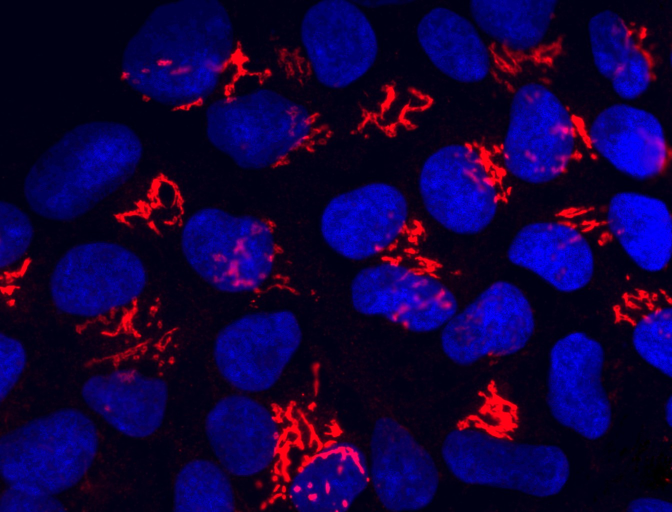
#> input picture cell.jpg, 1344 x 1024 px (shown at 1/2 size)
$ python main.py
#> lines starting #> are read from the running program, lines starting #| are printed output that depends on the picture
import cv2 as cv
import numpy as np


img = cv.imread("cell.jpg")
#> img is the input picture: shape (1024, 1344, 3); mean B, G, R 61.5, 0.5, 17.1


#zooms in the image
def zoom_in(image, zoom_factor=1.5):

#> called with zoom_factor = 1.5
    h, w = image.shape[:2]
#> h = 1024; w = 1344

    new_w = int(w / zoom_factor)
#> new_w = 896
    new_h = int(h / zoom_factor)
#> new_h = 682

    x1 = (w - new_w) // 2
#> x1 = 224
    y1 = (h - new_h) // 2
#> y1 = 171
    x2 = x1 + new_w
#> x2 = 1120
    y2 = y1 + new_h
#> y2 = 853

    cropped = image[y1:y2, x1:x2]
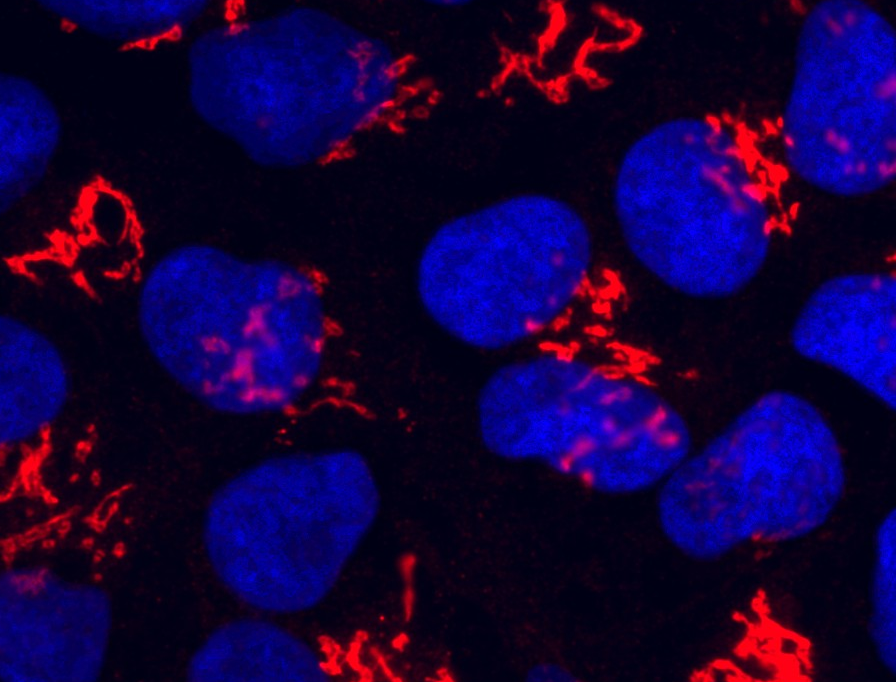
#> cropped: shape (682, 896, 3); mean B, G, R 60.1, 0.6, 20.5
    zoomed_image = cv.resize(cropped, (w, h), interpolation=cv.INTER_LINEAR)

    return zoomed_image


def zooming_out(img):
    pass


cv.imshow("Display window", zoom_in(img))


k = cv.waitKey(0)
#> (key Esc is pressed here)

$ run again, with image-1.png saved as cell.jpg
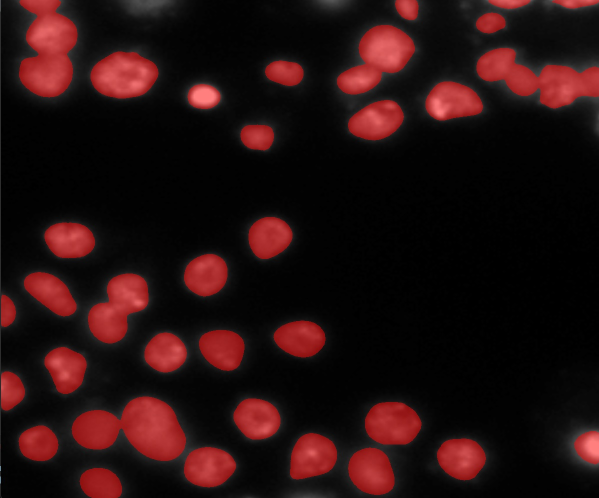
#> input picture image-1.png, 1198 x 996 px (shown at 1/2 size)
#> img is the input picture: shape (996, 1198, 3); mean B, G, R 14.8, 14.7, 37.2
#> in zoom_in, `cropped = image[y1:y2, x1:x2]`:
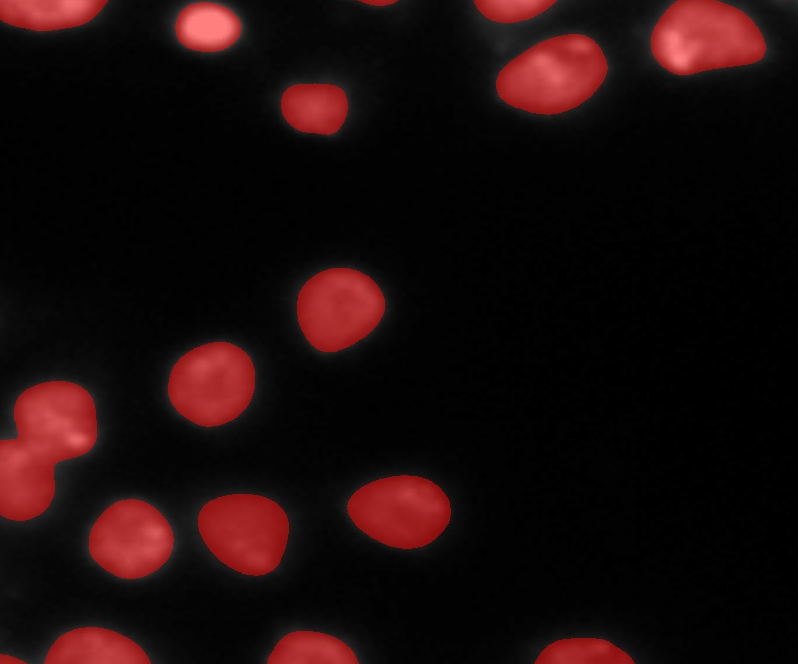
#> cropped: shape (664, 798, 3); mean B, G, R 10.5, 10.4, 26.6
